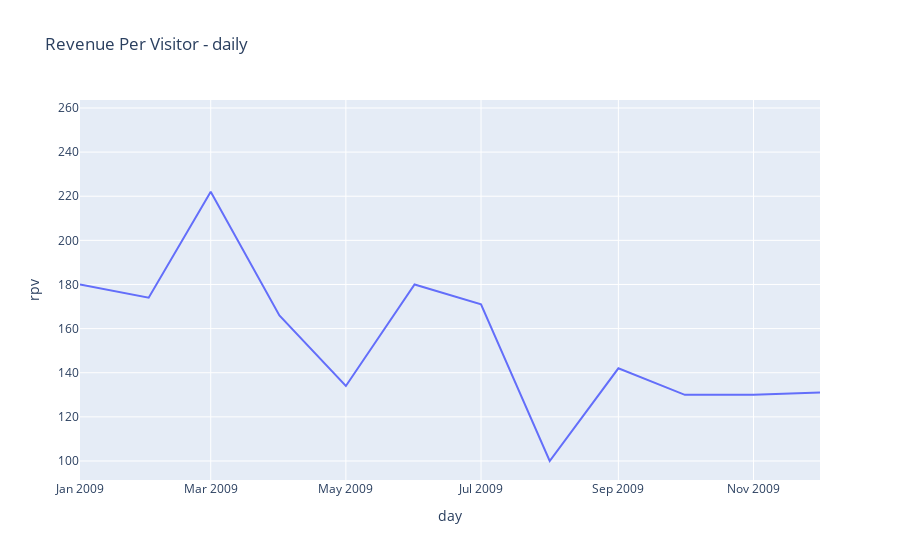

The notebook cell this image was saved under:
### Code cell
fig = px.line(rpv, x='day', y='rpv', title='Revenue Per Visitor - daily')
fig.show()

### Figure 1 — Plotly figure (JSON) as saved in the notebook; plotly's stock layout.template omitted (floating-point values rounded to 4 significant figures)
{"data": [{"hovertemplate": "day=%{x}<br>rpv=%{y}<extra></extra>", "legendgroup": "", "line": {"color": "#636efa", "dash": "solid"}, "marker": {"symbol": "circle"}, "mode": "lines", "name": "", "orientation": "v", "showlegend": false, "type": "scatter", "x": ["09-01", "09-02", "09-03", "09-04", "09-05", "09-06", "09-07", "09-08", "09-09", "09-10", "09-11", "09-12", "09-13", "09-14", "09-15", "09-16", "09-17", "09-18", "09-19", "09-20", "09-21", "09-22", "09-23", "09-24", "09-25", "09-26", "09-27", "09-28", "09-29", "09-30"], "xaxis": "x", "y": [180, 174, 222, 166, 134, 180, 171, 100, 142, 130, 130, 131, 132, 136, 121, 161, 159, 156, 130, 136, 127, 114, 117, 109, 132, 120, 140, 163, 255, 116], "yaxis": "y"}], "layout": {"legend": {"tracegroupgap": 0}, "title": {"text": "Revenue Per Visitor - daily"}, "xaxis": {"anchor": "y", "domain": [0, 1], "title": {"text": "day"}}, "yaxis": {"anchor": "x", "domain": [0, 1], "title": {"text": "rpv"}}}}
